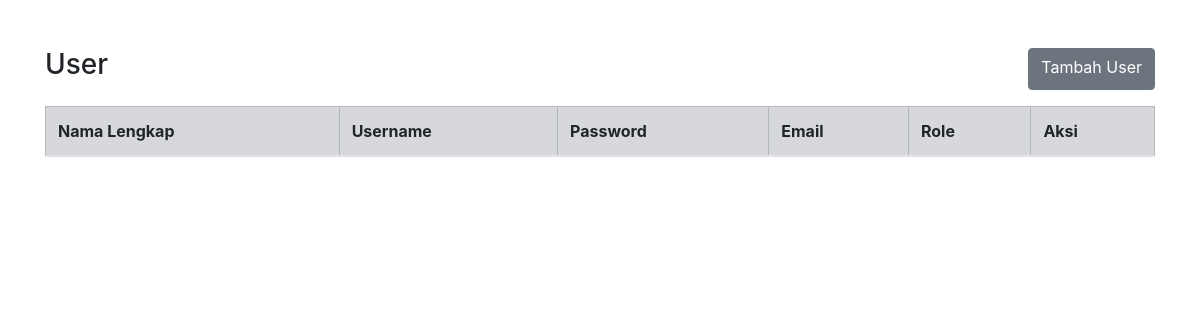
The app's page /page/user/index.php, older data.
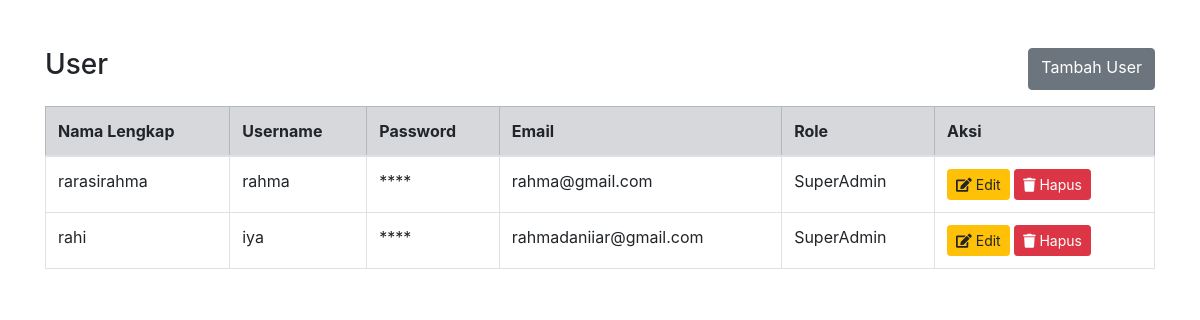
The same page, newer data.
### tables this page shows
CREATE TABLE `user` (
  `id_user` int(11) NOT NULL,
  `nama` varchar(30) NOT NULL,
  `username` varchar(30) NOT NULL,
  `password` varchar(30) NOT NULL,
  `email` varchar(50) NOT NULL,
  `role` enum('SuperAdmin','Admin','Kasir') NOT NULL
);

### database/class/user.php (called while the page is built, shortened)
<?php
class User
{
    private $db;
    private static $instance = null;
    public function __construct($db_conn)
    {
        $this->db = $db_conn;
    }
    public static function getInstance($pdo)
    {
        if (self::$instance == null) {
            self::$instance = new User($pdo);
        }
        return self::$instance;
    }
    public function getAll()
    {
        try {
            $stmt = $this->db->prepare("SELECT * FROM user");
            $stmt->execute();
            $data = $stmt->fetchAll(PDO::FETCH_ASSOC);
            return $data;
        } catch (PDOException $e) {
            echo $e->getMessage();
            return false;
        }
    }
}

### page/user/index.php (the view, shortened to what this page needs)
<!DOCTYPE html>
<html lang="en">
<head>
    <link href="https://stackpath.bootstrapcdn.com/bootstrap/4.5.2/css/bootstrap.min.css" rel="stylesheet">
    <link href="https://cdnjs.cloudflare.com/ajax/libs/font-awesome/5.15.3/css/all.min.css" rel="stylesheet">
</head>
<body>
    <div class="container mt-5">
        <div class="d-flex justify-content-between mb-3">
            <h3>User</h3>
            <a href="index.php?page=user&act=tambah" class="btn btn-secondary">Tambah User</a>
        </div>
        <div class="table-responsive">
            <table class="table table-bordered">
                <thead class="table-secondary">
                    <tr>
                        <th>Nama Lengkap</th>
                        <th>Username</th>
                        <th>Password</th>
                        <th>Email</th>
                        <th>Role</th>
                        <th>Aksi</th>
                    </tr>
                </thead>
                <tbody>
                    <?php
                    $pdo = Koneksi::connect();
                    $user = User::getInstance($pdo);
                    $dataUser = $user->getAll();
                    foreach ($dataUser as $row) {
                    ?>
                    <tr>
                        <td><?php echo htmlspecialchars($row['nama']); ?></td>
                        <td><?php echo htmlspecialchars($row['username']); ?></td>
                        <td>****</td>
                        <td><?php echo htmlspecialchars($row['email']); ?></td>
                        <td><?php echo htmlspecialchars($row['role']); ?></td>
                        <td>
                            <a href="index.php?page=user&act=edit&id_user=<?php echo htmlspecialchars($row['id_user']); ?>" class="btn btn-warning btn-sm">
                                <i class="fas fa-edit"></i> Edit
                            </a>
                            <a href="index.php?page=user&act=hapus&id_user=<?php echo htmlspecialchars($row['id_user']); ?>" class="btn btn-danger btn-sm" onclick="return confirm('Apakah anda ingin menghapus data ini?')">
                                <i class="fas fa-trash"></i> Hapus
                            </a>
                        </td>
                    </tr>
                    <?php
                        }
                    ?>
                </tbody>
            </table>
        </div>
    </div>
</body>
</html>

Row changes from the older to the newer data that the page shows:
added user: nama "rarasirahma", username "rahma", email "rahma@gmail.com", role "SuperAdmin"
added user: nama "rahi", username "iya", email "rahmadaniiar@gmail.com", role "SuperAdmin"
